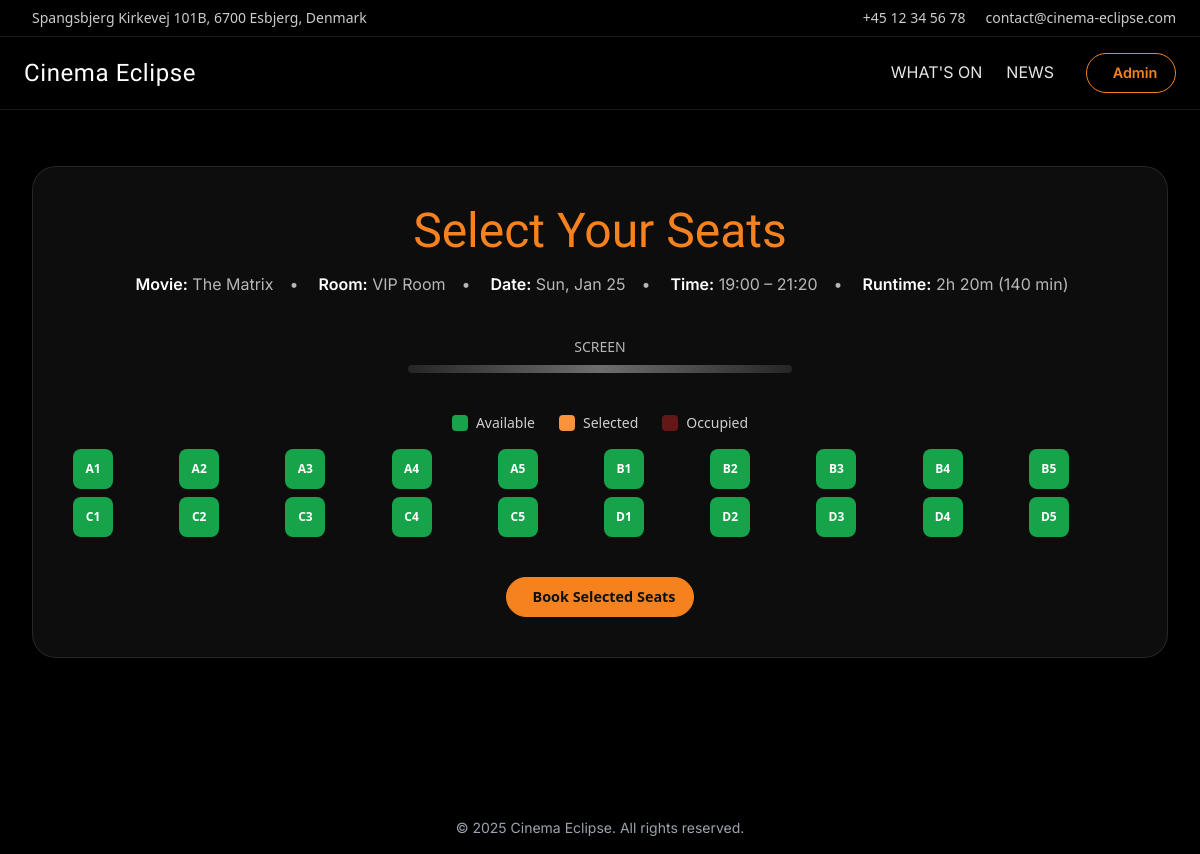
The page /views/booking/book.php?screening_id=88 (signed in) on the database its author committed.
### tables this page shows
CREATE TABLE users (
    id INT AUTO_INCREMENT PRIMARY KEY,
    email VARCHAR(100) NOT NULL UNIQUE,
    password VARCHAR(255) NOT NULL,
    firstname VARCHAR(50) NOT NULL,
    lastname VARCHAR(50) NOT NULL,
    isAdmin BOOLEAN DEFAULT FALSE
);

CREATE TABLE IF NOT EXISTS seats (
    id INT AUTO_INCREMENT PRIMARY KEY,
    screening_room_id INT NOT NULL,
    `row_number` VARCHAR(5) NOT NULL,
    seat_number INT NOT NULL,
    FOREIGN KEY (screening_room_id) REFERENCES screening_rooms(id) ON DELETE CASCADE
);

### admin_dashboard/views/content_blocks/content_blocks_functions.php (called while the page is built, shortened)
<?php
function getContentBlocks(PDO $db): array {
    $stmt = $db->prepare("SELECT * FROM content_blocks ORDER BY id DESC");
    $stmt->execute();
    return $stmt->fetchAll(PDO::FETCH_ASSOC);
}

### admin_dashboard/views/screenings/screenings_functions.php (called while the page is built, shortened)
<?php
function getScreeningById(PDO $db, int $screeningId): ?array {
    $stmt = $db->prepare("
        SELECT * FROM view_screenings_full
        WHERE id = ?
    ");
    $stmt->execute([$screeningId]);
    $result = $stmt->fetch(PDO::FETCH_ASSOC);
    return $result ?: null;
}

### admin_dashboard/views/screening_rooms/screening_rooms_functions.php (called while the page is built, shortened)
<?php
function getSeatsByRoom(PDO $db, int $roomId): array {
    $stmt = $db->prepare("SELECT id, `row_number`, seat_number FROM seats WHERE screening_room_id = ? ORDER BY `row_number`, seat_number");
    $stmt->execute([$roomId]);
    return $stmt->fetchAll(PDO::FETCH_ASSOC);
}

### views/booking/book.php (the view, shortened to what this page needs)
<?php
require_once __DIR__ . '/../../backend/connection.php';
require_once __DIR__ . '/../../admin_dashboard/views/screenings/screenings_functions.php';
require_once __DIR__ . '/../../admin_dashboard/views/screening_rooms/screening_rooms_functions.php';
$screeningId = $_GET['screening_id'] ?? null;
$screening = getScreeningById($db, $screeningId);
$start = strtotime($screening['start_time']);
$end = strtotime($screening['end_time']);
$runtimeMinutes = round(($end - $start) / 60);
$runtimeFormatted = sprintf(
    "%dh %02dm",
    floor($runtimeMinutes / 60),
    $runtimeMinutes % 60
);
$seats = getSeatsByRoom($db, $screening['screening_room_id']);
$stmt = $db->prepare("SELECT seat_id FROM booking_seats WHERE screening_id = ?");
$stmt->execute([$screeningId]);
$bookedSeats = $stmt->fetchAll(PDO::FETCH_COLUMN);
?>
<!DOCTYPE html>
<html lang="en">
<?php include __DIR__ . '/../../shared/head.php'; ?>
<body class="bg-black text-white font-sans">
<?php include __DIR__ . '/../../shared/header.php'; ?>
<section class="px-6 md:px-8 py-14">
    <div class="mx-auto max-w-7xl rounded-3xl border border-white/10 bg-white/5 backdrop-blur-sm shadow-2xl p-10">
        <h1 class="text-4xl md:text-5xl font-[Limelight] text-[var(--secondary)] mb-4 text-center">
            Select Your Seats
        </h1>
        <p class="text-center text-white/70 mb-10 leading-relaxed flex flex-col md:flex-row md:justify-center md:items-center gap-1 md:gap-4">
            <span>
                <span class="text-white font-semibold">Movie:</span>
                <?= htmlspecialchars($screening['movie_title']) ?>
             </span>
            <span class="hidden md:inline">•</span>
            <span>
                 <span class="text-white font-semibold">Room:</span>
                 <?= htmlspecialchars($screening['room_name']) ?>
            </span>
            <span class="hidden md:inline">•</span>
            <span>
                <span class="text-white font-semibold">Date:</span>
                <?= date('D, M j', strtotime($screening['start_time'])) ?>
            </span>
            <span class="hidden md:inline">•</span>
            <span>
                <span class="text-white font-semibold">Time:</span>
                <?= date('H:i', strtotime($screening['start_time'])) ?> –
                <?= date('H:i', strtotime($screening['end_time'])) ?>
            </span>
            <span class="hidden md:inline">•</span>
            <span>
                <span class="text-white font-semibold">Runtime:</span>
                <?= $runtimeFormatted ?> (<?= $runtimeMinutes ?> min)
            </span>
        </p>
        <div class="flex flex-col items-center mb-10">
            <div class="text-sm text-white/70 mb-2">SCREEN</div>
            <div class="h-2 w-72 md:w-96 bg-gradient-to-r from-white/10 via-white/40 to-white/10 rounded-full"></div>
        </div>
        <div class="flex items-center justify-center gap-6 text-sm text-white/80 mb-4">
            <div class="flex items-center gap-2">
                <span class="inline-block w-4 h-4 rounded bg-green-600"></span>
                <span>Available</span>
            </div>
            <div class="flex items-center gap-2">
                <span class="inline-block w-4 h-4 rounded bg-orange-400"></span>
                <span>Selected</span>
            </div>
            <div class="flex items-center gap-2">
                <span class="inline-block w-4 h-4 rounded bg-red-600/70 opacity-60"></span>
                <span>Occupied</span>
            </div>
        </div>
        <form method="POST" id="seatForm" class="space-y-10">
            <div class="grid grid-cols-6 sm:grid-cols-8 md:grid-cols-10 gap-2 justify-center">
                <?php foreach ($seats as $seat):
                    $seatId = $seat['id'] ?? $seat['seat_id'];
                    $row = $seat['row_number'] ?? $seat['row'];
                    $number = $seat['seat_number'] ?? $seat['number'];
                    $seatCode = htmlspecialchars($row . $number);
                    $isBooked = in_array($seatId, $bookedSeats);
                    ?>
                    <label class="
                    seat relative flex items-center justify-center h-10 w-10 rounded-lg text-xs font-bold transition
                    <?= $isBooked
                        ? 'bg-red-600/70 text-white cursor-not-allowed opacity-60'
                        : 'bg-green-600 text-white cursor-pointer hover:bg-green-500'
                    ?>
                ">
                        <?= $seatCode ?>
                    </label>
                <?php endforeach; ?>
            </div>
            <div class="text-center mt-8">
                <button type="submit" class="btn-full px-10">
                    Book Selected Seats
                </button>
            </div>
        </form>
    </div>
</section>
<?php include __DIR__ . '/../../shared/footer.php'; ?>
</body>
</html>

### shared/header.php (shortened to what this page needs)
<?php
$current = basename($_SERVER['PHP_SELF']);
if (!function_exists('isActive')) {
    function isActive($page, $current) {
        return $current === $page ? 'text-[var(--secondary)] after:scale-x-100' : 'text-white/90 hover:text-[var(--secondary)]';
    }
}
$userName = null;
if (isset($_SESSION['user_id'])) {
    require_once __DIR__ . '/../backend/connection.php';
    $stmt = $db->prepare("SELECT firstname FROM users WHERE id = ?");
    $stmt->execute([$_SESSION['user_id']]);
    $user = $stmt->fetch(PDO::FETCH_ASSOC);
    if ($user && isset($user['firstname'])) {
        $userName = $user['firstname'];
    }
}
require_once __DIR__ . '/../admin_dashboard/views/content_blocks/content_blocks_functions.php';
$blocks = getContentBlocks($db);
$contact = [];
foreach ($blocks as $block) {
    $contact[$block['tag']] = $block['text'];
}
?>
<header class="sticky top-0 z-50">
    <div class="bg-black text-white/80 text-sm border-b border-white/10">
        <div class="max-w-7xl mx-auto px-6 py-2 flex justify-between items-center">
            <div class="flex items-center gap-2">
                <span><?= $contact['contact_address'] ?? 'Address unavailable' ?></span>
            </div>
            <div class="flex items-center gap-4">
                <div class="flex items-center gap-1">
                    <span><?= $contact['contact_phone'] ?? 'Phone unavailable' ?></span>
                </div>
                <div class="hidden md:flex items-center gap-1">
                    <span><?= $contact['contact_email'] ?? 'Email unavailable' ?></span>
                </div>
            </div>
        </div>
    </div>
    <div class="bg-black/70 backdrop-blur supports-[backdrop-filter]:backdrop-blur-md border-b border-white/10">
        <div class="mx-auto max-w-7xl px-6 py-4 flex items-center justify-between">
            <a href="/cinema-website/index.php" class="flex items-center gap-2">
                <span class="text-xl md:text-2xl tracking-wide text-white font-[Limelight]">Cinema Eclipse</span>
            </a>
            <nav class="hidden md:flex items-center gap-6">
                <a href="/cinema-website/views/movies_list/movies_list.php"
                   class="relative pb-0.5 transition after:absolute after:left-0 after:-bottom-0.5 after:h-[2px]
                          after:w-full after:origin-left after:scale-x-0 after:bg-[var(--secondary)]
                          after:transition <?= isActive('movies_list.php', $current) ?>">
                    WHAT'S ON
                </a>
                <a href="/cinema-website/views/news_list/news_list.php"
                   class="relative pb-0.5 transition after:absolute after:left-0 after:-bottom-0.5 after:h-[2px]
                          after:w-full after:origin-left after:scale-x-0 after:bg-[var(--secondary)]
                          after:transition <?= isActive('news_list.php', $current) ?>">
                    NEWS
                </a>
                <div class="flex items-center gap-2 ml-2">
                    <?php if ($userName): ?>
                        <a href="/cinema-website/views/profile/profile.php"
                           class="btn">
                            <i class="pi pi-user"></i> <?= $userName ?>
                        </a>
                    <?php endif; ?>
                </div>
            </nav>
        </div>
    </div>
</header>

### style.css (style rules this page uses)
:root { --primary: #ED6044; --secondary: #f5821e; --white: #f8f8f8; --black: #111111; --primary-font: 'Limelight', cursive; --body-font: 'Inter', sans-serif; }
h1, h3, h4, h5, h6 { font-family: var(--primary-font); }
body, p, li, a { font-family: var(--body-font); }
.bg-black { background-color: var(--black); }
.text-white { color: var(--white); }
.btn, .btn-white, .btn-full { display: inline-flex; align-items: center; justify-content: center; gap: 0.5rem; height: 40px !important; padding: 0 1.1rem !important; border-radius: 9999px; font-weight: 600; font-size: 0.9rem; white-space: nowrap; text-decoration: none; transition: 0.15s ease; }
.btn { border: 1px solid var(--secondary); background-color: transparent; color: var(--secondary); }
.btn-full { border: 1px solid var(--secondary); background-color: var(--secondary); color: var(--black); }
form { padding: 0; margin: 0; line-height: 1; }

### rows shown on the page
users: firstname "Admin"
seats: seatCode "A1"
seats: seatCode "A2"
seats: seatCode "A3"
seats: seatCode "A4"
seats: seatCode "A5"
seats: seatCode "B1"
seats: seatCode "B2"
seats: seatCode "B3"
seats: seatCode "B4"
seats: seatCode "B5"
seats: seatCode "C1"
seats: seatCode "C2"
seats: seatCode "C3"
seats: seatCode "C4"
seats: seatCode "C5"
seats: seatCode "D1"
seats: seatCode "D2"
seats: seatCode "D3"
seats: seatCode "D4"
seats: seatCode "D5"

### other values the page prints
$contact['contact_address'] "Spangsbjerg Kirkevej 101B, 6700 Esbjerg, Denmark"
$contact['contact_phone'] "+45 12 34 56 78"
$contact['contact_email'] "contact@cinema-eclipse.com"
$screening['movie_title'] "The Matrix"
$screening['room_name'] "VIP Room"
date('D, M j', strtotime($screening['start_time'])) "Sun, Jan 25"
date('H:i', strtotime($screening['start_time'])) "19:00"
date('H:i', strtotime($screening['end_time'])) "21:20"
$runtimeFormatted "2h 20m"
$runtimeMinutes "140"
